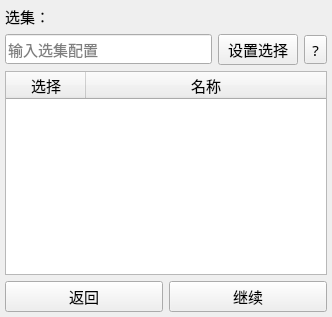
<?xml version="1.0" encoding="UTF-8"?>
<ui version="4.0">
 <class>SelectionWidget</class>
 <widget class="QWidget" name="SelectionWidget">
  <property name="geometry">
   <rect>
    <x>0</x>
    <y>0</y>
    <width>332</width>
    <height>317</height>
   </rect>
  </property>
  <property name="font">
   <font>
    <family>HarmonyOS Sans SC</family>
    <pointsize>11</pointsize>
   </font>
  </property>
  <property name="windowTitle">
   <string>Form</string>
  </property>
  <layout class="QVBoxLayout" name="verticalLayout">
   <property name="leftMargin">
    <number>5</number>
   </property>
   <property name="topMargin">
    <number>5</number>
   </property>
   <property name="rightMargin">
    <number>5</number>
   </property>
   <property name="bottomMargin">
    <number>5</number>
   </property>
   <item>
    <widget class="QLabel" name="label">
     <property name="text">
      <string>选集：</string>
     </property>
    </widget>
   </item>
   <item>
    <layout class="QHBoxLayout" name="horizontalLayout_2">
     <item>
      <widget class="QLineEdit" name="line_selection">
       <property name="inputMask">
        <string/>
       </property>
       <property name="placeholderText">
        <string>输入选集配置</string>
       </property>
      </widget>
     </item>
     <item>
      <widget class="QPushButton" name="button_setSelection">
       <property name="text">
        <string>设置选择</string>
       </property>
      </widget>
     </item>
     <item>
      <widget class="QToolButton" name="button_help">
       <property name="cursor">
        <cursorShape>WhatsThisCursor</cursorShape>
       </property>
       <property name="text">
        <string>?</string>
       </property>
      </widget>
     </item>
    </layout>
   </item>
   <item>
    <widget class="QTableWidget" name="table_selection">
     <property name="editTriggers">
      <set>QAbstractItemView::EditTrigger::NoEditTriggers</set>
     </property>
     <property name="selectionMode">
      <enum>QAbstractItemView::SelectionMode::NoSelection</enum>
     </property>
     <property name="selectionBehavior">
      <enum>QAbstractItemView::SelectionBehavior::SelectRows</enum>
     </property>
     <attribute name="horizontalHeaderDefaultSectionSize">
      <number>80</number>
     </attribute>
     <attribute name="horizontalHeaderStretchLastSection">
      <bool>true</bool>
     </attribute>
     <column>
      <property name="text">
       <string>选择</string>
      </property>
     </column>
     <column>
      <property name="text">
       <string>名称</string>
      </property>
     </column>
    </widget>
   </item>
   <item>
    <layout class="QHBoxLayout" name="horizontalLayout">
     <item>
      <widget class="QPushButton" name="button_back">
       <property name="text">
        <string>返回</string>
       </property>
      </widget>
     </item>
     <item>
      <widget class="QPushButton" name="button_next">
       <property name="text">
        <string>继续</string>
       </property>
      </widget>
     </item>
    </layout>
   </item>
  </layout>
 </widget>
 <resources/>
 <connections/>
</ui>
